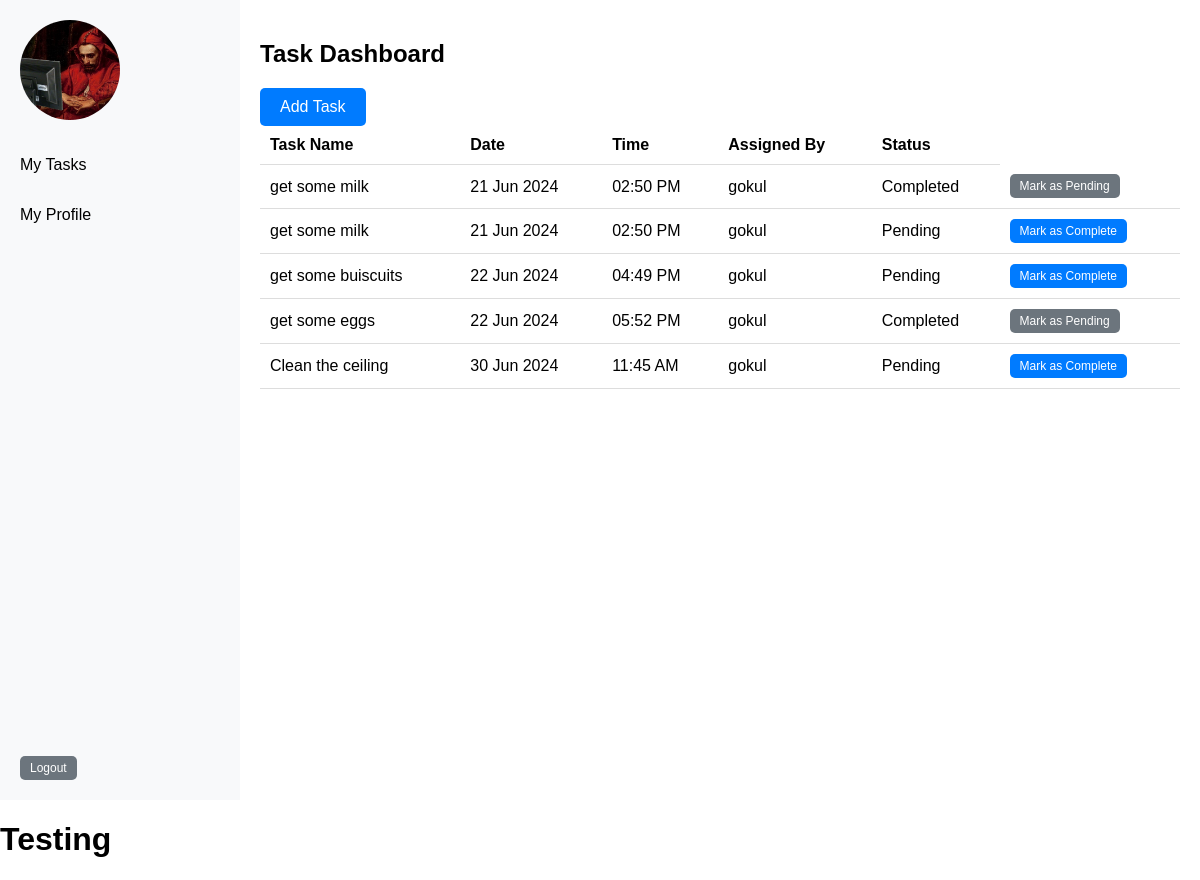
The page /dashboard (signed in) on the database its author committed.
### app.py (models this page shows)
class Task(db.Model):
    id = db.Column(db.Integer, primary_key=True)
    name = db.Column(db.String(100), nullable=False)
    datetime = db.Column(db.DateTime, nullable=False)
    user_id = db.Column(db.Integer, db.ForeignKey('user.id'), nullable=False)
    assigned_to = db.relationship('User', back_populates='tasks')
    status = db.Column(db.String(20), default='Pending')

class User(UserMixin, db.Model):
    id = db.Column(db.Integer, primary_key=True)
    username = db.Column(db.String(80), unique=True, nullable=False)
    email = db.Column(db.String(120), unique=True, nullable=False)
    password = db.Column(db.String(255), nullable=False)
    phone = db.Column(db.String(20))
    address = db.Column(db.String(255))
    tasks = db.relationship('Task', back_populates='assigned_to')

### app.py (the view)
@app.route('/dashboard')
@login_required
def dashboard():
    tasks = Task.query.filter_by(user_id=current_user.id).all()
    return render_template('dashboard.html', tasks=tasks)

### app.py (called while the page is built)
@login_manager.user_loader
def load_user(user_id):
    return User.query.get(int(user_id))

### templates/dashboard.html (shortened to what this page needs)
<!DOCTYPE html>
<html lang="en">
<head>
</head>
<body>
    <div class="container">
        <div class="sidebar">
            <div class="logo">
                <img src="{{ url_for('static', filename='/images/1702012079487498.jpg') }}" alt="Company Logo" class="logo-image">
            </div>
            <p>My Tasks</p>
            <p>My Profile</p>
            <form action="{{ url_for('logout') }}" method="POST" class="logout-form">
                <button type="submit" class="btn btn-sm btn-secondary">Logout</button>
            </form>
        </div>
        <div class="main-content">
            <h2>Task Dashboard</h2>
            <a href="{{ url_for('add_task') }}" class="btn">Add Task</a>
            <table>
                <thead>
                    <tr>
                        <th>Task Name</th>
                        <th>Date</th>
                        <th>Time</th>
                        <th>Assigned By</th>
                        <th>Status</th>
                    </tr>
                    <tbody>
                        {% for task in tasks %}
                        <tr>
                            <td>{{ task.name }}</td>
                            <td>{{ task.datetime.strftime('%d %b %Y') }}</td>
                            <td>{{ task.datetime.strftime('%I:%M %p') }}</td>
                            <td>{{ task.assigned_to.username }}</td>
                            <td>{{ task.status if task.status else 'Pending' }}</td>
                            <td>
                                <form action="{{ url_for('update_task_status', task_id=task.id) }}" method="POST">
                                    <button type="submit" class="btn btn-sm {% if task.status == 'Completed' %}btn-secondary{% else %}btn-primary{% endif %}">
                                        {% if task.status == 'Completed' %}Mark as Pending{% else %}Mark as Complete{% endif %}
                                    </button>
                                </form>
                            </td>
                        </tr>
                        {% endfor %}
                    </tbody>
            </table>
        </div>
    </div>
                <h1>Testing</h1>
</body>
</html>

### rows shown on the page
Task: name "get some milk", datetime "21 Jun 2024", datetime "02:50 PM", assigned_to.username "gokul", status "Completed", shows "Mark as Pending"
Task: name "get some milk", datetime "21 Jun 2024", datetime "02:50 PM", assigned_to.username "gokul", status "Pending", shows "Mark as Complete"
Task: name "get some buiscuits", datetime "22 Jun 2024", datetime "04:49 PM", assigned_to.username "gokul", status "Pending", shows "Mark as Complete"
Task: name "get some eggs", datetime "22 Jun 2024", datetime "05:52 PM", assigned_to.username "gokul", status "Completed", shows "Mark as Pending"
Task: name "Clean the ceiling", datetime "30 Jun 2024", datetime "11:45 AM", assigned_to.username "gokul", status "Pending", shows "Mark as Complete"
